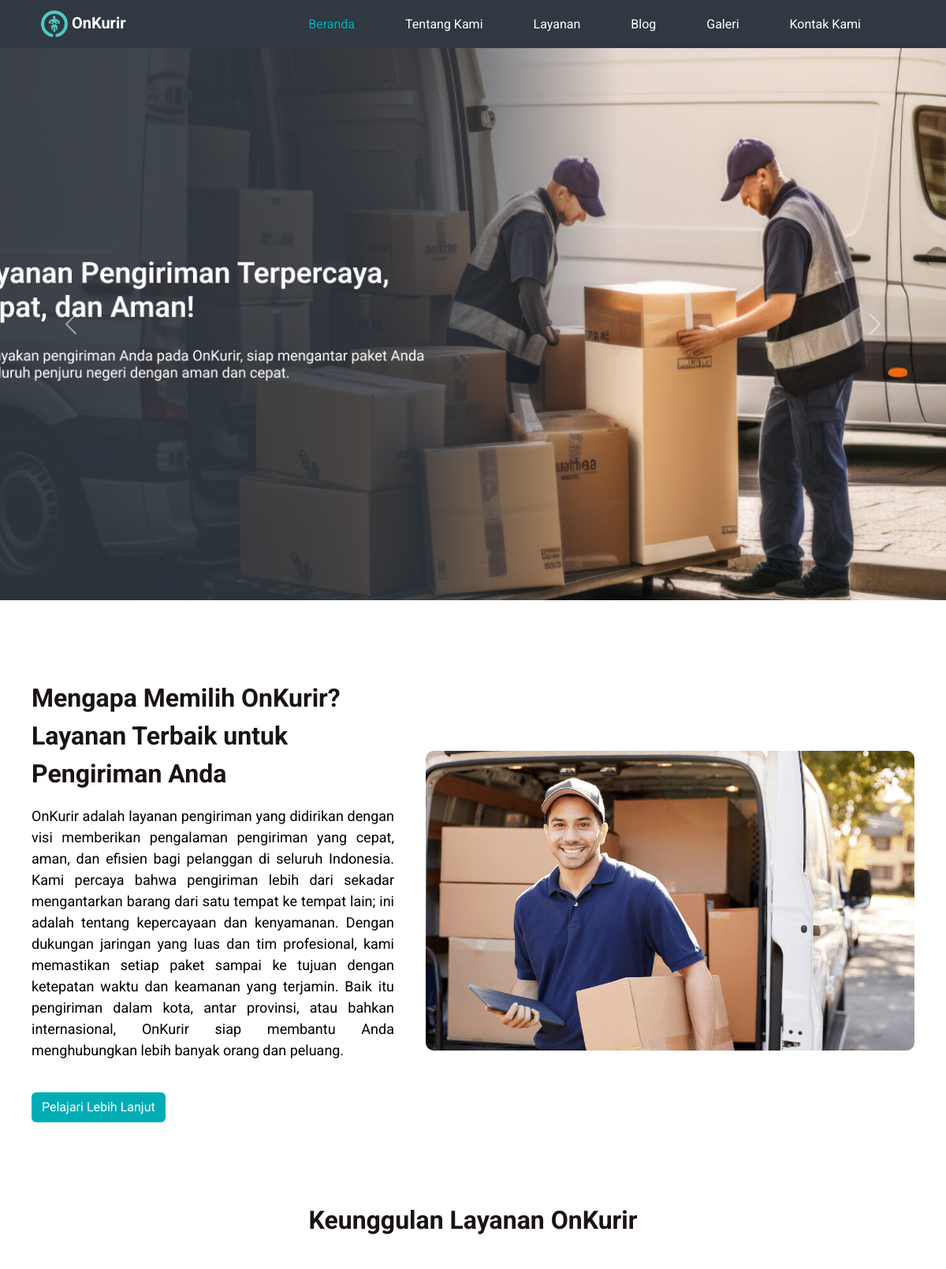
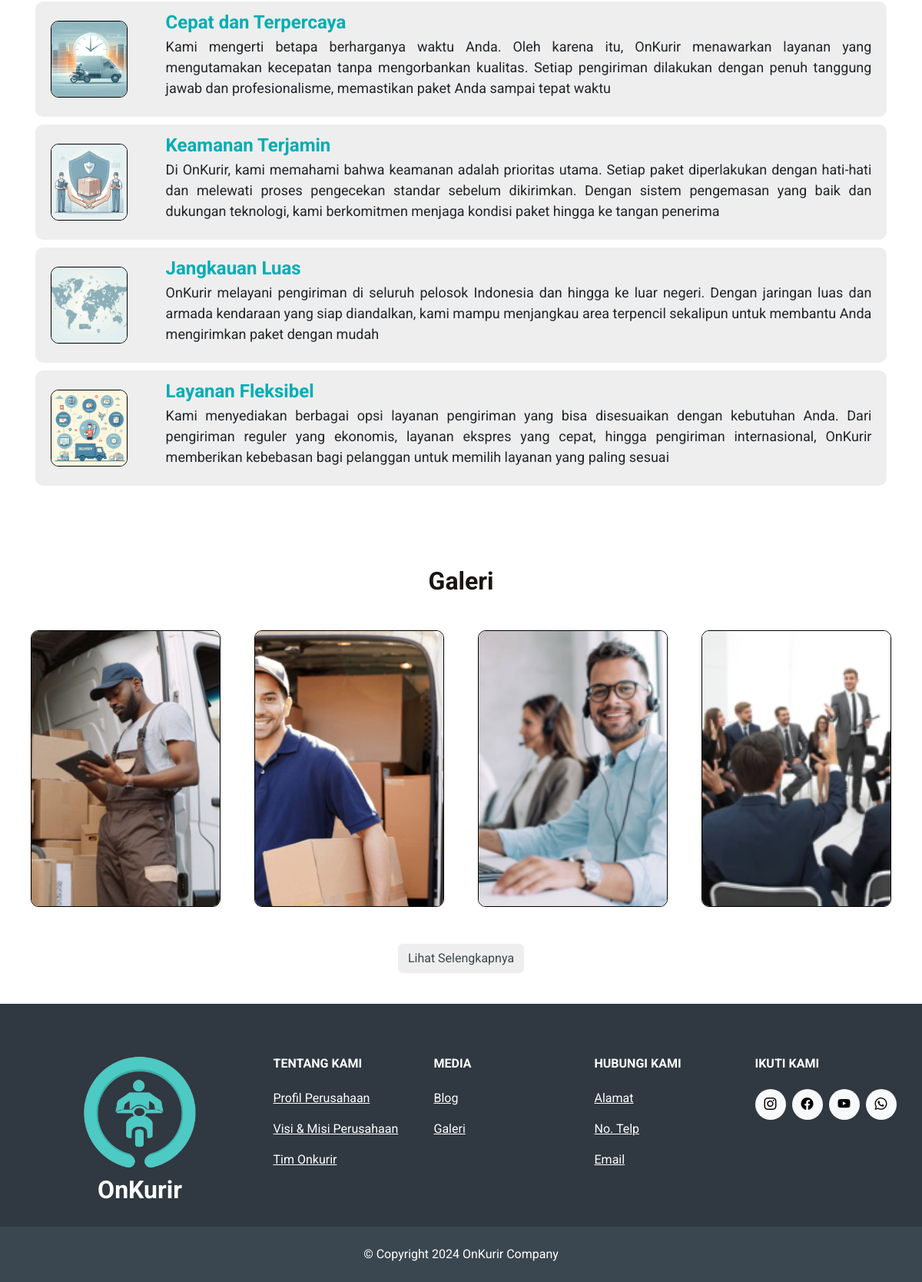
The page / on the database its author committed (2 pictures, top to bottom).
### OnKurir/models.py (models this page shows, shortened)
class Carousel(models.Model):
    beranda = models.ForeignKey(Beranda, related_name='carousel', on_delete=models.CASCADE)
    banner_beranda = models.ImageField(upload_to='beranda/banner/')

class Beranda(models.Model):
    title_beranda = models.CharField(max_length=255)
    deskripsi_beranda = models.TextField()
    gambar_beranda = models.ImageField(upload_to='beranda/gambar/')
    title_keunggulan = models.CharField(max_length=255)

class Keunggulan(models.Model):
    beranda = models.ForeignKey(Beranda, related_name='keunggulan', on_delete=models.CASCADE)
    gambar_keunggulan = models.ImageField(upload_to='beranda/keunggulan/')
    title_Isikeunggulan = models.CharField(max_length=255)
    deskripsi_keunggulan = models.TextField()

class Galeri(models.Model):
    title_Galeri = models.CharField(max_length=255)

class IsiGaleri(models.Model):
    galeri = models.ForeignKey(Galeri, related_name='isi_galeri', on_delete=models.CASCADE)
    gambar_galeri = models.ImageField(upload_to='Galeri/')

class TentangKami(models.Model):
    banner_TentangKami = models.ImageField(upload_to='TentangKami/banner/')
    title_TentangKami = models.CharField(max_length=255)
    deskripsi_TentangKami = models.TextField()
    gambar_TentangKami = models.ImageField(upload_to='TentangKami/gambar/')
    title_VisiMisi = models.CharField(max_length=255)
    deskripsi_VisiMisi = models.TextField()
    title_tim = models.CharField(max_length=255)

class FooterMedia(models.Model):
    media_choices = {
        "bi bi-facebook": "FaceBook",
        "bi bi-youtube": "YouTube",
        "bi bi-instagram": "Instagram",
        "bi bi-whatsapp": "Whatsapp",
    }
    media = models.CharField(max_length=255, choices=media_choices, unique=True, default="bi bi-facebook")
    link = models.URLField(max_length=2000)

### OnKurir/views.py (the view)
# urls.py: path('', views.beranda, name='beranda'),
def beranda(request):
    beranda_data = Beranda.objects.first()  # Ambil data pertama (jika hanya ada satu data)
    galeri_data = Galeri.objects.first()  # Ambil data galeri pertama
    if galeri_data is None:
        gambar_list = []
    else:
        gambar_list = galeri_data.isi_galeri.all()[:4]  # Ambil semua gambar dalam galeri
    return render(request, 'beranda.html', {
        'beranda': beranda_data,
        'galeri': galeri_data,
        'gambar_list': gambar_list
    })

### OnKurir/context_processors.py (called while the page is built)
def social_media_links(request):
    return {
        'medias': FooterMedia.objects.all(),
        'footer_TitleTentangKami': TentangKami.objects.first(),
        'footer_TitleVisiMisi': TentangKami.objects.first(),
        'footer_Tim': TentangKami.objects.first(),
        'footer_Galeri': Galeri.objects.first(),
    }

### OnKurir/templates/beranda.html (shortened to what this page needs)
{% extends 'layout.html' %}
{% block content %}
{% load static %}
<div id="carouselExampleAutoplaying" class="carousel slide" data-bs-ride="carousel">
    <div class="carousel-inner" style="width: 100%; height: 700px;">
        {% for banner in beranda.carousel.all %}
        <div class="carousel-item {% if forloop.first %}active{% endif %}">
            <img src="{{ banner.banner_beranda.url }}" class="d-block w-100" alt="Carousel Image" style="object-fit: cover; height: 700px;">
        </div>
        {% endfor %}
    </div>
    <button class="carousel-control-prev" type="button" data-bs-target="#carouselExampleAutoplaying" data-bs-slide="prev">
        <span class="carousel-control-prev-icon" aria-hidden="true"></span>
    </button>
    <button class="carousel-control-next" type="button" data-bs-target="#carouselExampleAutoplaying" data-bs-slide="next">
        <span class="carousel-control-next-icon" aria-hidden="true"></span>
    </button>
</div>
<div class="container-fluid" style="padding: 40px;">
    <div class="d-flex justify-content-center align-items-center" style="margin-top: 60px;">
        <div style="margin-right: 40px;">
            <div style="color: rgb(25, 19, 19); font-size: 32px; font-weight: bold;">
                <p>{{ beranda.title_beranda|default:"Belum ada teks untuk judul" }}</p>
            </div>
            <div style="color: rgb(0, 0, 0); font-size: 18px; text-align: justify;">
                <p>{{ beranda.deskripsi_beranda|default:"Belum ada deskripsi yang tersedia saat ini." }}</p>
            </div>
            <a href="{% url 'tentangkami' %}"
                class="btn mt-4"
                style="background-color: #00ADB5; color: #ffffff; transition: background-color 0.3s ease, color 0.3s ease;"
                onmouseover="this.style.backgroundColor='#008a91'; this.style.color='#e0f7fa';"
                onmouseout="this.style.backgroundColor='#00ADB5'; this.style.color='#ffffff';"
                onmousedown="this.style.backgroundColor='#006f75'; this.style.color='#b2ebf2';"
                onmouseup="this.style.backgroundColor='#008a91'; this.style.color='#e0f7fa';">
                Pelajari Lebih Lanjut
            </a>
        </div>
        <img src="{% if beranda.gambar_beranda %}{{ beranda.gambar_beranda.url }}{% else %}{% static 'images/default.png' %}{% endif %}"
             alt="Gambar1"
             style="width: 620px; height: 380px; object-fit: cover; border-radius: 10px;">
    </div>
    <div class="d-flex flex-column justify-content-center align-items-center">
        <p style="color: rgb(25, 19, 19); font-size: 32px; font-weight: bold; margin-top: 100px; margin-bottom: 30px;">{{ beranda.title_keunggulan|default:"Belum ada teks untuk judul" }}</p>
    </div>
    {% if beranda.keunggulan.exists %}
    {% for keunggulan in beranda.keunggulan.all %}
        <div class="keunggulan-container" style="margin-top: 10px; width: 99%; height: 150px; background-color: #EEEEEE; text-align: center; border-radius: 10px; display: flex; justify-content: center; align-items: center; padding: 20px; margin-left: auto; margin-right: auto; transition: transform 0.3s ease;">
            <img src="{% if keunggulan.gambar_keunggulan %}{{ keunggulan.gambar_keunggulan.url }}{% else %}{% static 'images/default.png' %}{% endif %}"
                alt="{{ keunggulan.title }}"
                style="margin-right: 50px; width: 100px; height: 100px; object-fit: cover; border-radius: 10px; border: 1.5px solid #000000;">
            <div style="text-align: left;">
                <strong style="font-size: 24px; color: #00ADB5;">{{ keunggulan.title_Isikeunggulan }}</strong>
                <p style="font-size: 18px; text-align: justify;">{{ keunggulan.deskripsi_keunggulan|default:"Deskripsi belum tersedia." }}</p>
            </div>
        </div>
    {% endfor %}
    {% else %}
    <p style="font-size: 18px; color: #999999; text-align: center; margin-top: 20px;">Belum ada keunggulan yang tersedia.</p>
    {% endif %}
    <div class="d-flex flex-column justify-content-center align-items-center">
        <p style="color: rgb(25, 19, 19); font-size: 32px; font-weight: bold; margin-top: 100px; margin-bottom: 40px;">
            {{ galeri.title_Galeri|default:"Belum ada teks untuk judul" }}
        </p>
    </div>
    <div class="row row-cols-1 row-cols-md-2 row-cols-lg-4 justify-content-center" style="display: flex; flex-wrap: wrap; gap: 20px;">
        {% if gambar_list.exists %}
            {% for gambar in gambar_list %}
            <div class="col mb-4" style="position: relative; flex: 1 1 21%; max-width: 360px; height: 360px;">
                <img src="{% if gambar.gambar_galeri %}{{ gambar.gambar_galeri.url }}{% else %}{% static 'images/default.png' %}{% endif %}"
                    alt="Gambar Galeri"
                    style="width: 100%; height: 100%; object-fit: cover; border-radius: 10px; border: 1.5px solid #000000;">
            </div>
            {% endfor %}
        {% else %}
            <div class="col-12">
                <p style="font-size: 18px; color: #999999; text-align: center; margin-top: 20px;">
                    Belum ada gambar di galeri.
                </p>
            </div>
        {% endif %}
    </div>
    <div style="text-align: center;">
        <a href="{% url 'galeri' %}"
            class="btn mt-4"
            style="background-color: #EEEEEE; color: #3A4750; transition: background-color 0.3s ease, color 0.3s ease;"
            onmouseover="this.style.backgroundColor='#B0B9C3'; this.style.color='#FFFFFF';"
            onmouseout="this.style.backgroundColor='#EEEEEE'; this.style.color='#3A4750';"
            onmousedown="this.style.backgroundColor='#A0A9B3'; this.style.color='#FFFFFF';"
            onmouseup="this.style.backgroundColor='#B0B9C3'; this.style.color='#FFFFFF';">
            Lihat Selengkapnya
        </a>
    </div>
</div>
{% endblock %}

### OnKurir/templates/layout.html (shortened to what this page needs)
<!DOCTYPE html>
<html lang="en">
<head>
    <link href="https://cdnjs.cloudflare.com/ajax/libs/font-awesome/6.0.0-beta3/css/all.min.css" rel="stylesheet">
    <link href="https://cdn.jsdelivr.net/npm/bootstrap-icons/font/bootstrap-icons.css" rel="stylesheet">
    {% load django_bootstrap5 %}
    {% bootstrap_css %}
    {% load static %}
</head>
<body>
    <nav class="navbar navbar-expand-lg">
        <div class="container-fluid">
            <a class="navbar-brand" href="#" style="font-weight: bold; color: white;">
                <img src="{% static 'images/Logo.png' %}" alt="Logo" style="max-height: 35px; max-width: 35px;">
                OnKurir
            </a>
            <div class="collapse navbar-collapse" id="navbarNavAltMarkup">
                <div class="navbar-nav ms-auto">
                    <a class="nav-link {% if request.path == '/' %}active{% endif %} me-5" href="{% url 'beranda' %}">Beranda</a>
                    <a class="nav-link {% if request.path == '/tentang-kami/' %}active{% endif %} me-5" href="{% url 'tentangkami' %}">Tentang Kami</a>
                    <a class="nav-link {% if request.path == '/layanan/' %}active{% endif %} me-5" href="{% url 'layanan' %}">Layanan</a>
                    <a class="nav-link {% if '/blog/' in request.path %}active{% endif %} me-5" href="{% url 'blog_list' %}">Blog</a>
                    <a class="nav-link {% if request.path == '/galeri/' %}active{% endif %} me-5" href="{% url 'galeri' %}">Galeri</a>
                    <a class="nav-link {% if request.path == '/kontak-kami/' %}active{% endif %} me-5" href="{% url 'kontak-kami' %}">Kontak Kami</a>
                </div>
            </div>
        </div>
    </nav>
    <div class="body">{% block content %} {% endblock %}</div>
    <footer class="text-center text-lg-start text-muted" style="padding-top: 20px; background-color: #303841; color: white;">
        <section class="">
            <div class="container text-center text-md-start mt-5">
                <div class="row mt-3">
                    <div class="col-md-3 col-lg-4 col-xl-3 mx-auto mb-4" style="display: flex; flex-direction: column; justify-content: center; align-items: center;">
                        <img src="{% static 'images/Logo.png' %}" alt="Logo" style="max-height: 150px; max-width: 150px;">
                        <a style="font-weight: bold; font-size: 32px; color: white;">OnKurir</a>
                    </div>
                    <div class="col-md-3 col-lg-2 col-xl-2 mx-auto mb-4">
                        <h6 class="text-uppercase fw-bold mb-4" style="color: white;">
                            Tentang Kami
                        </h6>
                        <p>
                            <a href="{% url 'tentangkami' %}#title-tentangkami" style="color: white;">{{ footer_TitleTentangKami.title_TentangKami|default:"Belum ada teks untuk judul" }}</a>
                        </p>
                        <p>
                            <a href="{% url 'tentangkami' %}#title-visimisi" style="color: white;">{{ footer_TitleVisiMisi.title_VisiMisi|default:"Belum ada teks untuk judul" }}</a>
                        </p>
                        <p>
                            <a href="{% url 'tentangkami' %}#!" style="color: white;">{{ footer_Tim.title_tim|default:"Belum ada teks untuk judul" }}</a>
                        </p>
                    </div>
                    <div class="col-md-3 col-lg-2 col-xl-2 mx-auto mb-4">
                        <h6 class="text-uppercase fw-bold mb-4" style="color: white;">
                            Media
                        </h6>
                        <p>
                            <a href="{% url 'blog_list' %}#title-blog" style="color: white;">Blog</a>
                        </p>
                        <p>
                            <a href="{% url 'galeri' %}#title-galeri" style="color: white;">{{ footer_Galeri.title_Galeri|default:"Belum ada teks untuk judul" }}</a>
                        </p>
                    </div>
                    <div class="col-md-3 col-lg-2 col-xl-2 mx-auto mb-4">
                        <h6 class="text-uppercase fw-bold mb-4" style="color: white;">
                            Hubungi Kami
                        </h6>
                        <p>
                            <a href="{% url 'kontak-kami' %}#title-kontakkami" style="color: white;">Alamat</a>
                        </p>
                        <p>
                            <a href="{% url 'kontak-kami' %}#title-kontakkami" style="color: white;">No. Telp</a>
                        </p>
                        <p>
                            <a href="{% url 'kontak-kami' %}#title-kontakkami" style="color: white;">Email</a>
                        </p>
                    </div>
                    <div class="col-md-3 col-lg-2 col-xl-2 mx-auto mb-4">
                        <h6 class="text-uppercase fw-bold mb-4" style="color: white;">
                            Ikuti Kami
                        </h6>
                        <div class="d-flex gap-2">
                            {% for social in medias %}
                            <a href="{{ social.link }}" target="_blank" class="text-decoration-none">
                                <div class="rounded-circle d-flex align-items-center justify-content-center bg-light"
                                     style="width: 40px; height: 40px; color: #000;">
                                    <i class="{{ social.media }}"></i>
                                </div>
                            </a>
                            {% endfor %}
                        </div>
                    </div>
                </div>
            </div>
        </section>
        <div class="text-center p-4" style="background-color: #3A4750; color: white;">
            © Copyright 2024 OnKurir Company
        </div>
    </footer>
</body>
</html>

### OnKurir/templates/layout.html (style rules this page uses)
body { font-family: 'Roboto'; }
.navbar { background-color: #303841; padding-left: 40px; padding-right: 40px; }
.navbar-nav .nav-link { color: white !important; }
.navbar-nav .nav-link.active { color: #00ADB5 !important; background-color: transparent !important; }

### OnKurir/templates/beranda.html (style rules this page uses)
.keunggulan-container { transition: transform 0.3s ease; }

### rows shown on the page
Carousel: banner_beranda (picture)
Beranda: title_beranda "Mengapa Memilih OnKurir? Layanan Terbaik untuk Pengiriman Anda", deskripsi_beranda "OnKurir adalah layanan pengiriman yang didirikan dengan visi memberikan pengalaman pengiriman yang cepat, aman, dan efisien bagi pelanggan di seluruh Indonesia. Kami percaya bahwa pengiriman lebih dari sekadar mengantarkan barang dari satu tempat ke tempat lain; ini adalah tentang kepercayaan dan kenyamanan. Dengan dukungan jaringan yang luas dan tim profesional, kami memastikan setiap paket sampai ke tujuan dengan ketepatan waktu dan keamanan yang terjamin. Baik itu pengiriman dalam kota, antar provinsi, atau bahkan internasional, OnKurir siap membantu Anda menghubungkan lebih banyak orang dan peluang.", gambar_beranda (picture), title_keunggulan "Keunggulan Layanan OnKurir"
Keunggulan: gambar_keunggulan (picture), title_Isikeunggulan "Cepat dan Terpercaya", deskripsi_keunggulan "Kami mengerti betapa berharganya waktu Anda. Oleh karena itu, OnKurir menawarkan layanan yang mengutamakan kecepatan tanpa mengorbankan kualitas. Setiap pengiriman dilakukan dengan penuh tanggung jawab dan profesionalisme, memastikan paket Anda sampai tepat waktu"
Keunggulan: gambar_keunggulan (picture), title_Isikeunggulan "Keamanan Terjamin", deskripsi_keunggulan "Di OnKurir, kami memahami bahwa keamanan adalah prioritas utama. Setiap paket diperlakukan dengan hati-hati dan melewati proses pengecekan standar sebelum dikirimkan. Dengan sistem pengemasan yang baik dan dukungan teknologi, kami berkomitmen menjaga kondisi paket hingga ke tangan penerima"
Keunggulan: gambar_keunggulan (picture), title_Isikeunggulan "Jangkauan Luas", deskripsi_keunggulan "OnKurir melayani pengiriman di seluruh pelosok Indonesia dan hingga ke luar negeri. Dengan jaringan luas dan armada kendaraan yang siap diandalkan, kami mampu menjangkau area terpencil sekalipun untuk membantu Anda mengirimkan paket dengan mudah"
Keunggulan: gambar_keunggulan (picture), title_Isikeunggulan "Layanan Fleksibel", deskripsi_keunggulan "Kami menyediakan berbagai opsi layanan pengiriman yang bisa disesuaikan dengan kebutuhan Anda. Dari pengiriman reguler yang ekonomis, layanan ekspres yang cepat, hingga pengiriman internasional, OnKurir memberikan kebebasan bagi pelanggan untuk memilih layanan yang paling sesuai"
Galeri: title_Galeri "Galeri"
IsiGaleri: gambar_galeri (picture)
IsiGaleri: gambar_galeri (picture)
IsiGaleri: gambar_galeri (picture)
IsiGaleri: gambar_galeri (picture)
TentangKami: title_TentangKami "Profil Perusahaan", title_VisiMisi "Visi & Misi Perusahaan", title_tim "Tim Onkurir"
